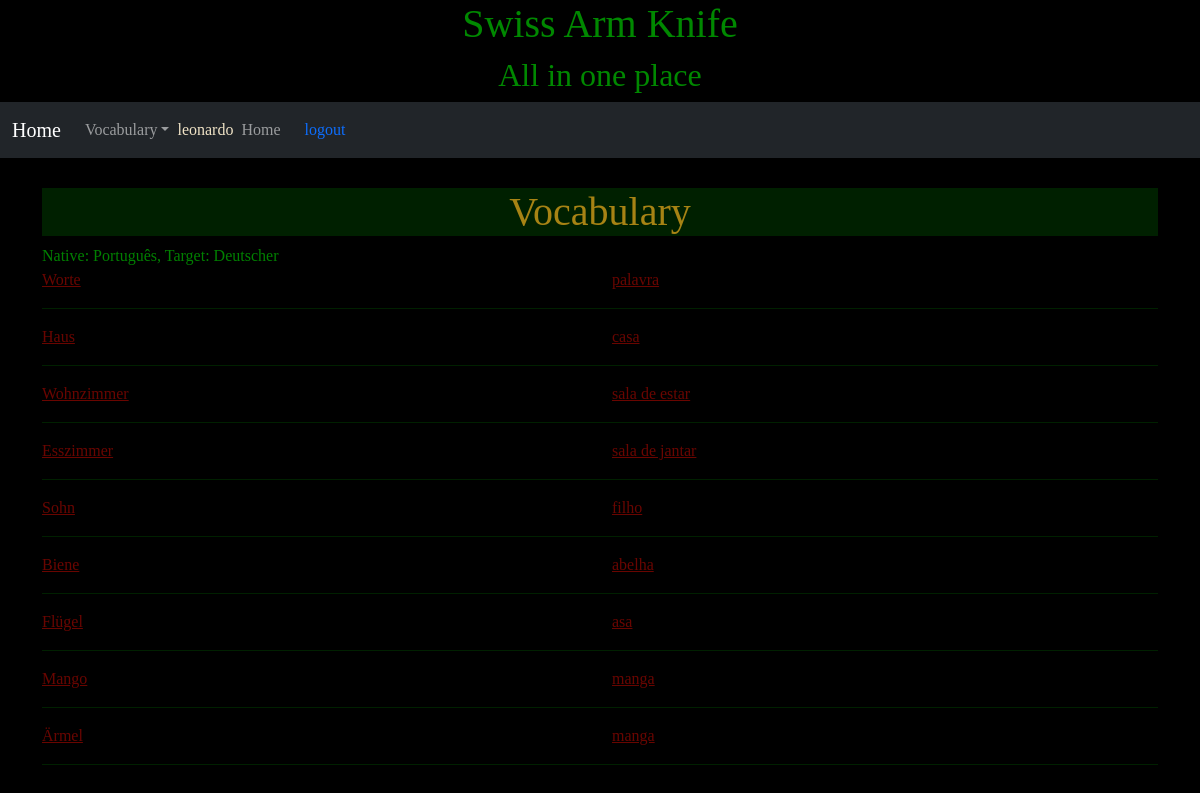
The app's page /vocabulary/wordlist (signed in) with its own data.
### vocabulary/models.py (models this page shows, shortened)
class Default(models.Model):
    user   = models.ForeignKey(settings.AUTH_USER_MODEL, verbose_name='Usuário', on_delete=models.CASCADE, unique=True)
    target_language = models.ForeignKey(Language, verbose_name='Target Language', related_name = 'target_language_id', on_delete=models.CASCADE, blank=True, null=True)
    native_language = models.ForeignKey(Language, verbose_name='Native Language', related_name = 'native_language_id', on_delete=models.CASCADE, blank=True, null=True)
    created = models.DateTimeField('Created', auto_now_add=True, null=True)
    modified = models.DateTimeField('Modified', auto_now=True, null=True)
    class Meta:
        verbose_name        = 'Default'
        verbose_name_plural = 'Defaults'

class Language (models.Model):
    name = models.CharField('name', max_length=500, unique = True)
    created = models.DateTimeField('Created', auto_now_add=True, null=True)
    modified = models.DateTimeField('Modified', auto_now=True, null=True)
    class Meta:
        verbose_name        = 'Language'
        verbose_name_plural = 'Languages'
    def __str__(self):
        return self.name

class Word(models.Model):
    user      = models.ForeignKey(settings.AUTH_USER_MODEL, verbose_name='Usuário', on_delete=models.CASCADE)
    language  = models.ForeignKey(Language, verbose_name='Language', on_delete=models.CASCADE, blank=True, null=True)
    word      = models.CharField('Word', max_length=200)
    created = models.DateTimeField('Created', auto_now_add=True)
    modified = models.DateTimeField('Modified', auto_now=True)
    class Meta:
        verbose_name        = 'Word'
        verbose_name_plural = 'Words'
        unique_together = ['user', 'word', 'language']
    def translations(self):
        default = Default.objects.get(user=self.user)
        imagesWords       = ImageWord.objects.filter(user = self.user, word=self)
        allImagesWords = ImageWord.objects.filter(
            user = self.user,
            image__in=models.Subquery(imagesWords.values('image'))
        )
        queryBase = Word.objects.filter(
            user=self.user,
            id__in=models.Subquery(allImagesWords.values('word_id'))
        )
        if (default.target_language==None):
            return queryBase.exclude(language = self.language)
        else:
            return queryBase.filter(language=default.native_language)
    def __str__(self):
        return self.word

### vocabulary/views.py (the view)
# urls.py: path('wordlist', WordListView.as_view(),name='wordlist'),
class WordListView(LoginRequiredMixin, ListView, VocabularyBase):
    template_name = 'vocabulary/word_list.html'
    def get_queryset(self):
        self.loadBase(self.request)
        queryset = self.targetWords
        return queryset
    def get_context_data(self, **kwargs):
        context = self.setDefaultContext(self.request, super(self.__class__, self).get_context_data(**kwargs))
        return context

### vocabulary/views.py (called while the page is built)
    def loadBase(self, request):
        if (not hasattr(self, 'default') or not hasattr(self, 'nativeWords') or not hasattr(self, 'targetWords')):
            self.default = Default.objects.get(user = self.request.user)
            self.nativeWords = Word.objects.filter(user = self.request.user, language = self.default.native_language)
            self.targetWords = Word.objects.filter(user = self.request.user, language = self.default.target_language)

    def setDefaultContext(self, request, context):
        self.loadBase(request);
        context['default']     = self.default
        context['nativeWords'] = self.nativeWords
        context['targetWords'] = self.targetWords
        return context;

### vocabulary/templates/vocabulary/word_list.html (shortened to what this page needs)
{% extends 'vocabulary/base.html' %}
{% load widget_tweaks %}
{% block vocabulary %}
  {% for item in object_list %}
    <div class="row">
      <div class="col-6">
        <a href="">{{item}}</a>
      </div>
      <div class="col-6">
        {% for word in item.translations %}
          <a href="">{{word.word}}</a>
        {% endfor %}
      </div>
    </div>
    <div class="row">
      <div class="col-12">
        <hr>
      </div>
    </div>
  {% endfor %}
{% endblock %}

### vocabulary/templates/vocabulary/base.html (shortened to what this page needs)
{% extends 'base.html' %}
{% load static %}
{% load widget_tweaks %}
{% block content %}
<link rel="stylesheet" href="{% static 'style/vocabulary_style.css' %}" />
  <header>
    <h1>Vocabulary</h1>
  </header>
  <section>
    {% block session %}
     Native: {{default.native_language}}, Target: {{default.target_language}}
    {% endblock %}
  </section>
  <main>
    {% block vocabulary %}
    {% endblock %}
  </main>
{% endblock %}

### base/templates/base.html (shortened to what this page needs)
{% load static %}
<!DOCTYPE html>
<html lang="pt-br">
<head>
     <link href="https://cdn.jsdelivr.net/npm/bootstrap@5.0.1/dist/css/bootstrap.min.css" rel="stylesheet">
 <link rel="stylesheet" href="{% static 'style/style.css' %}" />
</head>
<body>
<div class="jumbotron text-center" style="margin-bottom:0">
 <h1>Swiss Arm Knife</h1>
 <h2>All in one place</h2>
</div>
<nav class="navbar navbar-expand-lg navbar-dark bg-dark">
  <div class="container-fluid">
    <a class="navbar-brand" href="{% url 'index' %}">Home</a>
    <div class="collapse navbar-collapse" id="navbarNavDarkDropdown">
      <ul class="navbar-nav">
        <li class="nav-item dropdown">
          <a class="nav-link dropdown-toggle dropdown-toggle-split" href="{% url 'vocabulary:index' %}" id="navbarDarkDropdownMenuLink" role="button" data-bs-toggle="dropdown" aria-expanded="false">
            Vocabulary
          </a>
        </li>
      </ul>
      <div class="nav-item">
         {% if user.is_authenticated %}
           <span class="nav-brand glyphicon glyphicon-log-in">{{user}}</span>
       </div>
       <div class="">
         <ul class="navbar-nav">
           <li class="nav-item">
             <a class="nav-link" href="{% url 'index' %}">Home</a>
           </li>
         </ul>
       </div>
       <div class="nav-item">
           <a id="logout" class="nav-link" href="{% url 'access:logout' %}">logout</a>
         {% else %}
           <a id="login" class="nav-link" href="{% url 'access:login' %}">login</a>
       </div>
       <div class="nav-item">
           <a id="novousuario" class="nav-link" href="">New user</a>
         {% endif %}
       </div>
    </div>
  </div>
</nav>
<div class="container margin-top" style="margin-top:30px">
{% block content %}
{% endblock %}
</div>
</body>
</html>

### base/static/style/style.css (style rules this page uses)
body { background-color: black; color: green; font-family: comic; }
body a { color: #690500; }
.jumbotron { background-image: url('../images/background.jpg'); background-repeat: no-repeat; background-size: contain; background-position: right; background-color: black; color: #008800; text-shadow: 2px 2px 1px #000000, -2px -2px 1px #000000; }
nav { background-color: #002000; color: #f0e3c6; }
nav a { color: #56a3a6; }
header { background-color: #002000; color: #a78314; }
header h1, h2, h3 { text-align: center; }

### records on screen
Default: native_language "Português", target_language "Deutscher"
Word: word "Worte"
Word: word "palavra"
Word: word "Haus"
Word: word "casa"
Word: word "Wohnzimmer"
Word: word "sala de estar"
Word: word "Esszimmer"
Word: word "sala de jantar"
Word: word "Sohn"
Word: word "filho"
Word: word "Biene"
Word: word "abelha"
Word: word "Flügel"
Word: word "asa"
Word: word "Mango"
Word: word "manga"
Word: word "Ärmel"

### other values on screen
{{ user }} "leonardo"
